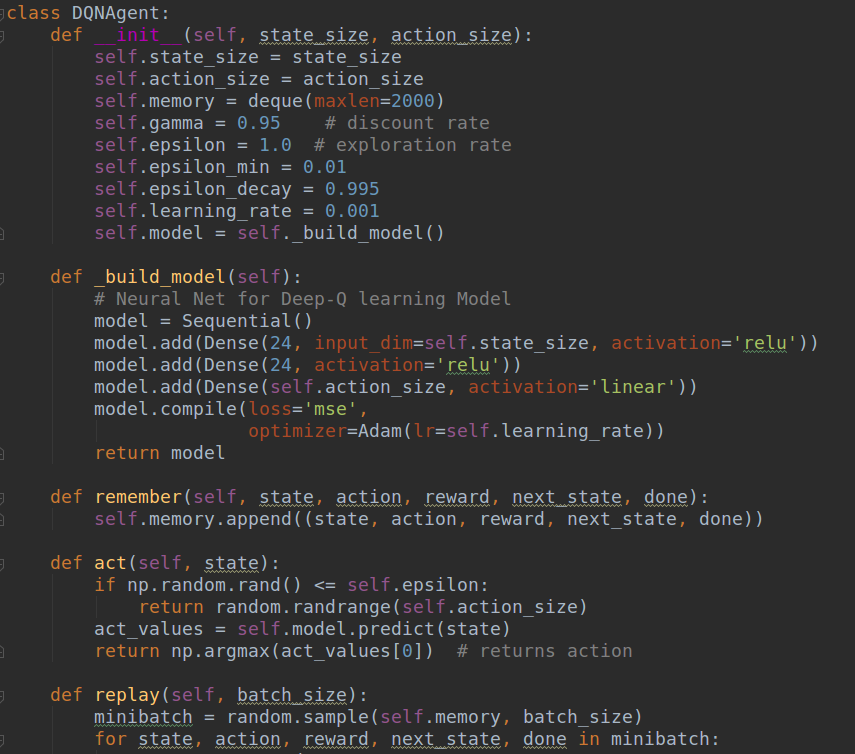
#> input picture Grad-FasterRcnn/managedata/dqn.png, 855 x 754 px
$ python cesicv.py   (Python 2 division)
#> lines starting #> are read from the running program, lines starting #| are printed output that depends on the picture
import cv2

img = cv2.imread('dqn.png')
#> img is the input picture: shape (754, 855, 3); mean B, G, R 49.9, 49.6, 50.1
img1 = img[41:257, 457:830]
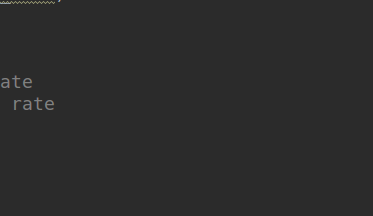
#> img1: shape (216, 373, 3); mean B, G, R 43.4, 43.4, 43.4
cv2.imshow('image', img1)
cv2.waitKey(0)
cv2.destroyAllWindows()

print img.shape
#| (754, 855, 3)
